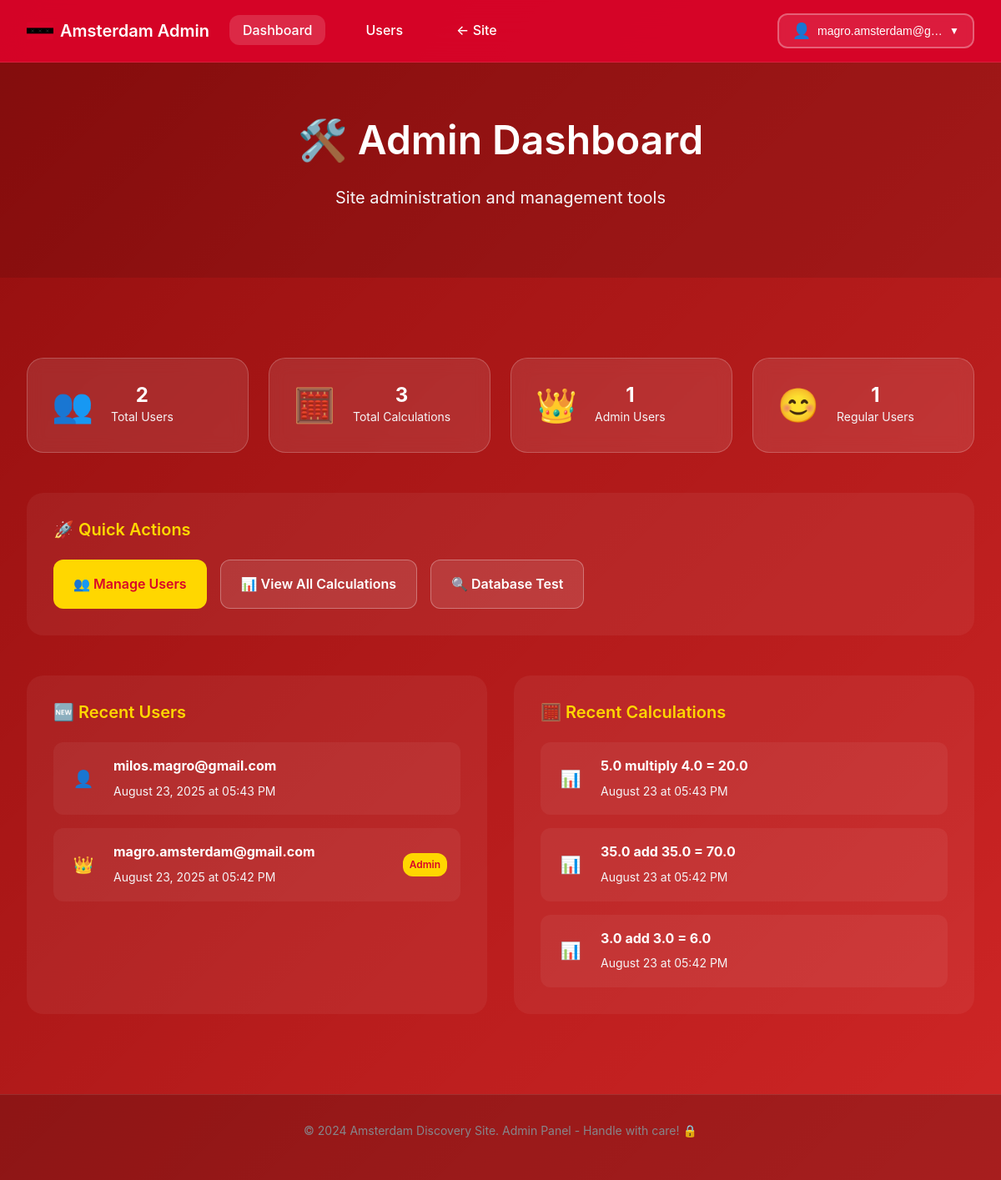
The app's page /admin (signed in) with its own data.
### models.py (models this page shows, shortened)
class User(UserMixin, db.Model):
    __tablename__ = 'users'
    id = db.Column(db.String(36), primary_key=True, default=lambda: str(uuid.uuid4()))
    email = db.Column(db.String(120), unique=True, nullable=False, index=True)
    password_hash = db.Column(db.String(255), nullable=False)
    is_admin = db.Column(db.Boolean, default=False, nullable=False)  # NEW: Admin role
    created_at = db.Column(db.DateTime, default=datetime.utcnow)
    calculations = db.relationship('Calculation', backref='user', lazy=True, cascade='all, delete-orphan')
    chat_messages = db.relationship('ChatMessage', backref='user', lazy=True, cascade='all, delete-orphan')
    def is_administrator(self):
        return self.is_admin

class Calculation(db.Model):
    __tablename__ = 'calculations'
    id = db.Column(db.Integer, primary_key=True)
    user_id = db.Column(db.String(36), db.ForeignKey('users.id'), nullable=False)
    number1 = db.Column(db.Float, nullable=False)
    number2 = db.Column(db.Float, nullable=False)
    operation = db.Column(db.String(20), nullable=False)  # 'add', 'subtract', etc.
    result = db.Column(db.Float, nullable=False)
    calculated_at = db.Column(db.DateTime, default=datetime.utcnow)

### app.py (the view)
@app.route("/admin")
@admin_required
def admin_dashboard():
    try:
        total_users = User.query.count()
        total_calculations = Calculation.query.count()
        admin_users = User.query.filter_by(is_admin=True).count()
        recent_users = User.query.order_by(User.created_at.desc()).limit(5).all()
        recent_calculations = Calculation.query.order_by(Calculation.calculated_at.desc()).limit(10).all()
        stats = {
            'total_users': total_users,
            'total_calculations': total_calculations,
            'admin_users': admin_users,
            'regular_users': total_users - admin_users
        }
        return render_template("admin/dashboard.html",
                             stats=stats,
                             recent_users=recent_users,
                             recent_calculations=recent_calculations)
    except Exception as e:
        print(f"❌ Admin dashboard error: {e}")
        flash("Error loading admin dashboard.", "error")
        return redirect(url_for("home"))

### app.py (called while the page is built)
@login_manager.user_loader
def load_user(user_id):
    return User.query.get(user_id)

def admin_required(f):
    @wraps(f)
    def decorated_function(*args, **kwargs):
        if not current_user.is_authenticated:
            return redirect(url_for('login'))
        if not current_user.is_administrator():
            abort(403)  # Forbidden
        return f(*args, **kwargs)
    return decorated_function

### templates/admin/dashboard.html (shortened to what this page needs)
<!DOCTYPE html>
<html lang="en">
<head>
    <link rel="stylesheet" href="{{ url_for('static', filename='styles/main.css') }}">
</head>
<body class="admin-body">
    <header class="header">
        <nav class="nav">
            <div class="nav-container">
                <a href="{{ url_for('home') }}" class="nav-logo">
                    <img src="{{ url_for('static', filename='assets/amsterdam-flag.svg') }}" alt="Amsterdam flag" class="flag-icon">
                    <span class="nav-title">Amsterdam Admin</span>
                </a>
                <ul class="nav-links">
                    <li><a href="{{ url_for('admin_dashboard') }}" class="nav-link active">Dashboard</a></li>
                    <li><a href="{{ url_for('admin_users') }}" class="nav-link">Users</a></li>
                    <li><a href="{{ url_for('home') }}" class="nav-link">← Site</a></li>
                </ul>
                {% include 'user_menu.html' %}
            </div>
        </nav>
    </header>
    <main class="main">
        <section class="page-hero">
            <div class="page-container">
                <h1 class="page-title">🛠️ Admin Dashboard</h1>
                <p class="page-subtitle">Site administration and management tools</p>
            </div>
        </section>
        <section class="content">
            <div class="content-container">
                <div class="admin-stats">
                    <div class="stat-card">
                        <div class="stat-icon">👥</div>
                        <div class="stat-content">
                            <h3 class="stat-number">{{ stats.total_users }}</h3>
                            <p class="stat-label">Total Users</p>
                        </div>
                    </div>
                    <div class="stat-card">
                        <div class="stat-icon">🧮</div>
                        <div class="stat-content">
                            <h3 class="stat-number">{{ stats.total_calculations }}</h3>
                            <p class="stat-label">Total Calculations</p>
                        </div>
                    </div>
                    <div class="stat-card">
                        <div class="stat-icon">👑</div>
                        <div class="stat-content">
                            <h3 class="stat-number">{{ stats.admin_users }}</h3>
                            <p class="stat-label">Admin Users</p>
                        </div>
                    </div>
                    <div class="stat-card">
                        <div class="stat-icon">😊</div>
                        <div class="stat-content">
                            <h3 class="stat-number">{{ stats.regular_users }}</h3>
                            <p class="stat-label">Regular Users</p>
                        </div>
                    </div>
                </div>
                <div class="admin-actions">
                    <h2>🚀 Quick Actions</h2>
                    <div class="action-buttons">
                        <a href="{{ url_for('admin_users') }}" class="action-btn primary">
                            👥 Manage Users
                        </a>
                        <a href="{{ url_for('calculation_history') }}" class="action-btn secondary">
                            📊 View All Calculations
                        </a>
                        <a href="{{ url_for('db_test') }}" class="action-btn secondary">
                            🔍 Database Test
                        </a>
                    </div>
                </div>
                <div class="admin-sections">
                    <div class="admin-section">
                        <h2>🆕 Recent Users</h2>
                        <div class="recent-list">
                            {% if recent_users %}
                                {% for user in recent_users %}
                                    <div class="recent-item">
                                        <div class="recent-icon">
                                            {% if user.is_admin %}👑{% else %}👤{% endif %}
                                        </div>
                                        <div class="recent-content">
                                            <strong>{{ user.email }}</strong>
                                            <span class="recent-date">{{ user.created_at.strftime('%B %d, %Y at %I:%M %p') }}</span>
                                        </div>
                                        {% if user.is_admin %}
                                            <span class="admin-badge">Admin</span>
                                        {% endif %}
                                    </div>
                                {% endfor %}
                            {% else %}
                                <p class="empty-state">No users yet.</p>
                            {% endif %}
                        </div>
                    </div>
                    <div class="admin-section">
                        <h2>🧮 Recent Calculations</h2>
                        <div class="recent-list">
                            {% if recent_calculations %}
                                {% for calc in recent_calculations %}
                                    <div class="recent-item">
                                        <div class="recent-icon">📊</div>
                                        <div class="recent-content">
                                            <strong>{{ calc.number1 }} {{ calc.operation }} {{ calc.number2 }} = {{ calc.result }}</strong>
                                            <span class="recent-date">{{ calc.calculated_at.strftime('%B %d at %I:%M %p') }}</span>
                                        </div>
                                    </div>
                                {% endfor %}
                            {% else %}
                                <p class="empty-state">No calculations yet.</p>
                            {% endif %}
                        </div>
                    </div>
                </div>
            </div>
        </section>
    </main>
    <footer class="footer">
        <div class="footer-container">
            <p class="footer-text">&copy; 2024 Amsterdam Discovery Site. Admin Panel - Handle with care! 🔒</p>
        </div>
    </footer>
</body>
</html>

### templates/user_menu.html (shortened to what this page needs)
<div class="user-menu">
    {% if current_user.is_authenticated %}
        <div class="user-dropdown">
            <button class="user-button" onclick="toggleDropdown()">
                <span class="user-icon">👤</span>
                <span class="user-email">{{ current_user.email }}</span>
                <span class="dropdown-arrow">▼</span>
            </button>
        </div>
    {% else %}
        <div class="auth-buttons">
            <a href="{{ url_for('login') }}" class="auth-btn login-btn">Login</a>
            <a href="{{ url_for('register') }}" class="auth-btn signup-btn">Sign Up</a>
        </div>
    {% endif %}
</div>

### records on screen
User: email "magro.amsterdam@g…", email "magro.amsterdam@gmail.com", created_at "August 23, 2025 at 05:42 PM", is_admin "Admin"
User: email "milos.magro@gmail.com", created_at "August 23, 2025 at 05:43 PM"
Calculation: number1 "5.0", operation "multiply", number2 "4.0", result "20.0", calculated_at "August 23 at 05:43 PM"
Calculation: number1 "35.0", operation "add", number2 "35.0", result "70.0", calculated_at "August 23 at 05:42 PM"
Calculation: number1 "3.0", operation "add", number2 "3.0", result "6.0", calculated_at "August 23 at 05:42 PM"

### other values on screen
{{ stats.total_users }} "2"
{{ stats.total_calculations }} "3"
{{ stats.admin_users }} "1"
{{ stats.regular_users }} "1"
